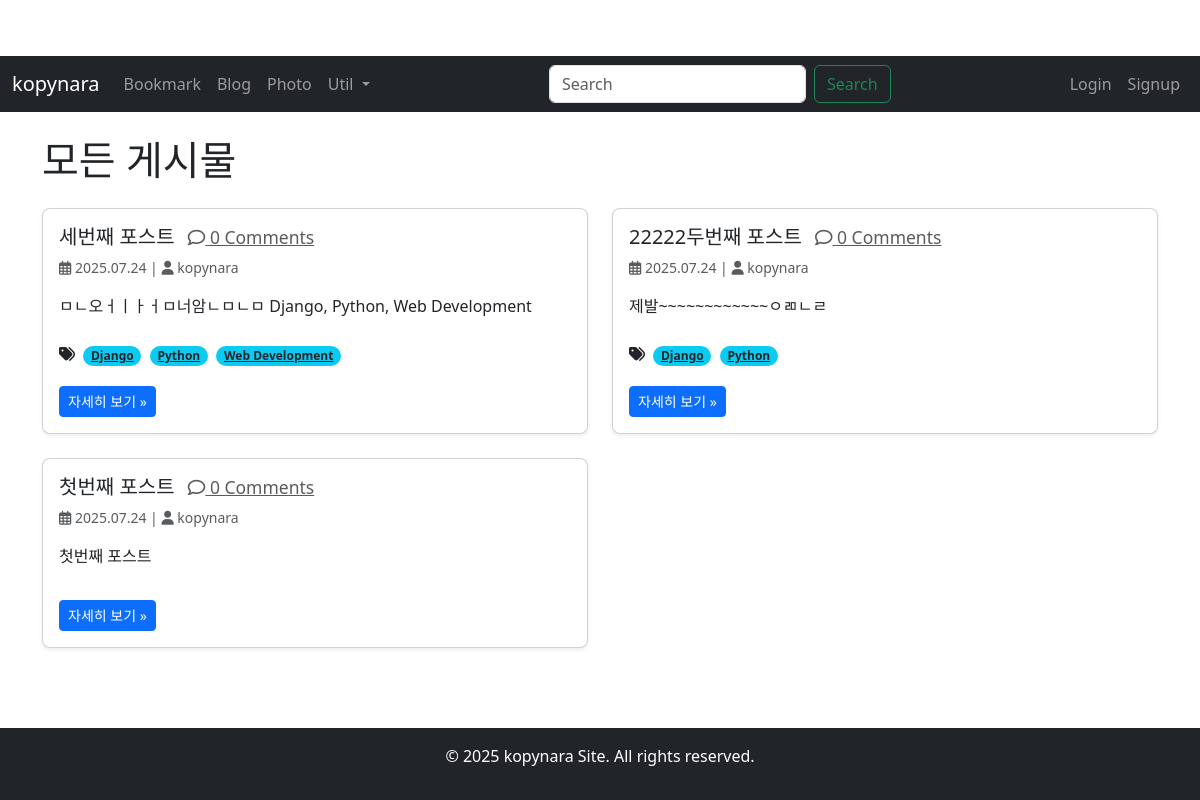
The page /blog/ on the database as committed earlier.
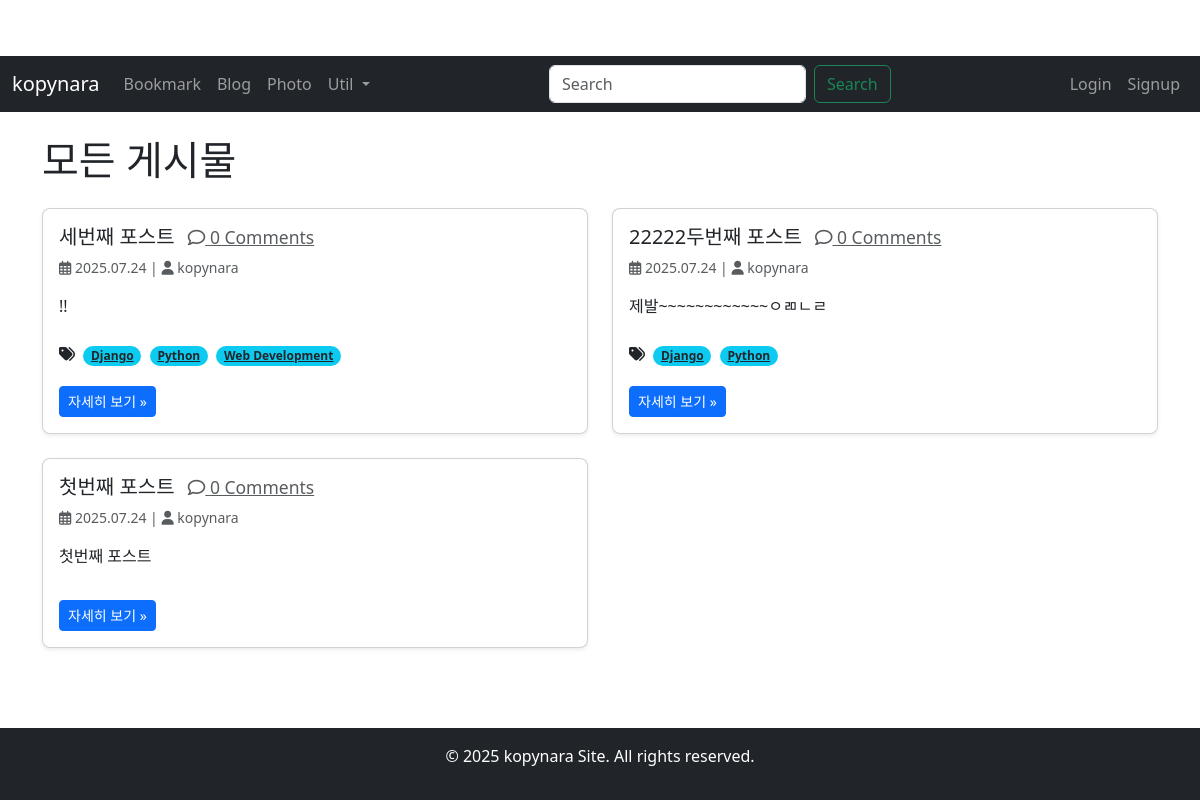
The same page on the database as committed later.
### blog/models.py (models this page shows, shortened)
class Post(models.Model):
    title = models.CharField(verbose_name='TITLE', max_length=50)
    slug = models.SlugField(verbose_name='SLUG', unique=True, allow_unicode=True, help_text='one word for title alias.')
    description = models.CharField(verbose_name='DESCRIPTION', max_length=100, blank=True, help_text='simple description text.')
    content = models.TextField(verbose_name='CONTENT')
    created_at = models.DateTimeField(verbose_name='CREATE DATE', auto_now_add=True)
    modify_dt = models.DateTimeField(verbose_name='MODIFY DATE', auto_now=True)
    author = models.ForeignKey(
        settings.AUTH_USER_MODEL,
        on_delete=models.CASCADE,
        related_name='blog_posts',
        verbose_name='AUTHOR'
    )
    tags = TaggableManager(blank=True) # 태그 필드 추가
    class Meta:
        verbose_name = 'post' # 단수 별칭
        verbose_name_plural = 'posts' # 복수 별칭
        db_table = 'my_post' # 데이터베이스 테이블 이름 지정 (기존 'blog_posts'에서 'my_post'로 변경)
        ordering = ('-created_at',) # 기본 정렬 순서 (최신 생성일 기준 내림차순으로 변경)
    def get_absolute_url(self):
        return reverse('blog:post_detail', args=(self.slug,)) # slug 기반 URL (URL 패턴 이름 'post_detail'로 변경)

### blog/views.py (the view)
# urls.py: path('', views.PostListView.as_view(), name='index'),
class PostListView(ListView):
    model = Post
    template_name = 'blog/post_list.html'
    context_object_name = 'posts' # 템플릿에서 게시물 목록을 'posts'로 접근
    paginate_by = 10 # 한 페이지에 10개의 게시물 표시
    def get_queryset(self):
        queryset = super().get_queryset().order_by('-created_at')
        tag_slug = self.kwargs.get('tag_slug')
        if tag_slug:
            try:
                tag = Tag.objects.get(slug=tag_slug)
                queryset = queryset.filter(tags__in=[tag])
                self.tag_name = tag.name # 템플릿에 태그 이름 전달을 위해 저장
            except Tag.DoesNotExist:
                queryset = Post.objects.none()
                self.tag_name = None # 태그 이름 없음
        else:
            self.tag_name = None # 태그 슬러그가 없으면 태그 이름 없음
        return queryset
    def get_context_data(self, **kwargs):
        context = super().get_context_data(**kwargs)
        if self.tag_name:
            context['tagname'] = self.tag_name # 템플릿에서 'tagname'으로 접근
        return context

### templates/blog/post_list.html (shortened to what this page needs)
    {% extends 'base.html' %}
    {% load static %}
    {% block content %}
        {% if tagname %}
            <h1 class="mb-4">태그: "{{ tagname }}"이(가) 달린 게시물</h1>
        {% else %}
            <h1 class="mb-4">모든 게시물</h1>
        {% endif %}
        {% if posts %}
            <div class="row">
                {% for post in posts %}
                    <div class="col-md-6 mb-4">
                        <div class="card h-100 shadow-sm rounded-3">
                            <div class="card-body d-flex flex-column">
                                <h5 class="card-title">
                                    <a href="{% url 'blog:post_detail' slug=post.slug %}?next=index" class="text-decoration-none text-dark">
                                        {{ post.title }}
                                    </a>
                                    <a href="{% url 'blog:post_detail' slug=post.slug %}?next=index#disqus_thread"
                                       data-disqus-identifier="{{ post.slug }}"
                                       data-disqus-url="{{ post.get_absolute_url }}"
                                       class="text-muted small ms-2">
                                        <i class="far fa-comment"></i> 0 Comments
                                    </a>
                                </h5>
                                <p class="card-text text-muted small">
                                    <i class="far fa-calendar-alt"></i> {{ post.created_at|date:"Y.m.d" }}
                                    {% if post.author %} | <i class="fas fa-user"></i> {{ post.author }}{% endif %}
                                </p>
                                <p class="card-text">{{ post.content|truncatechars:200 }}</p>
                                {% if post.tags.all %}
                                    <div class="tags-section mt-auto pt-2">
                                        <i class="fas fa-tags me-1"></i>
                                        {% for tag in post.tags.all %}
                                            <a href="{% url 'blog:post_list_by_tag' tag_slug=tag.slug %}"
                                               class="badge bg-info text-dark me-1 mb-1 rounded-pill">
                                                {{ tag.name }}
                                            </a>
                                        {% endfor %}
                                    </div>
                                {% endif %}
                                <div class="mt-3">
                                    <a href="{% url 'blog:post_detail' slug=post.slug %}?next=index" class="btn btn-primary btn-sm">자세히 보기 &raquo;</a>
                                </div>
                            </div>
                        </div>
                    </div>
                {% endfor %}
            </div>
        {% else %}
            <div class="alert alert-info" role="alert">
                아직 작성된 게시물이 없습니다.
            </div>
        {% endif %}
    </div>
    {% endblock content %}

Rows that differ between the two databases and show on the page:
changed Post "세번째 포스트": content "ㅁㄴ오ㅓㅣㅏㅓㅁ너암ㄴㅁㄴㅁ Django, Python, Web Development" → "!!"
